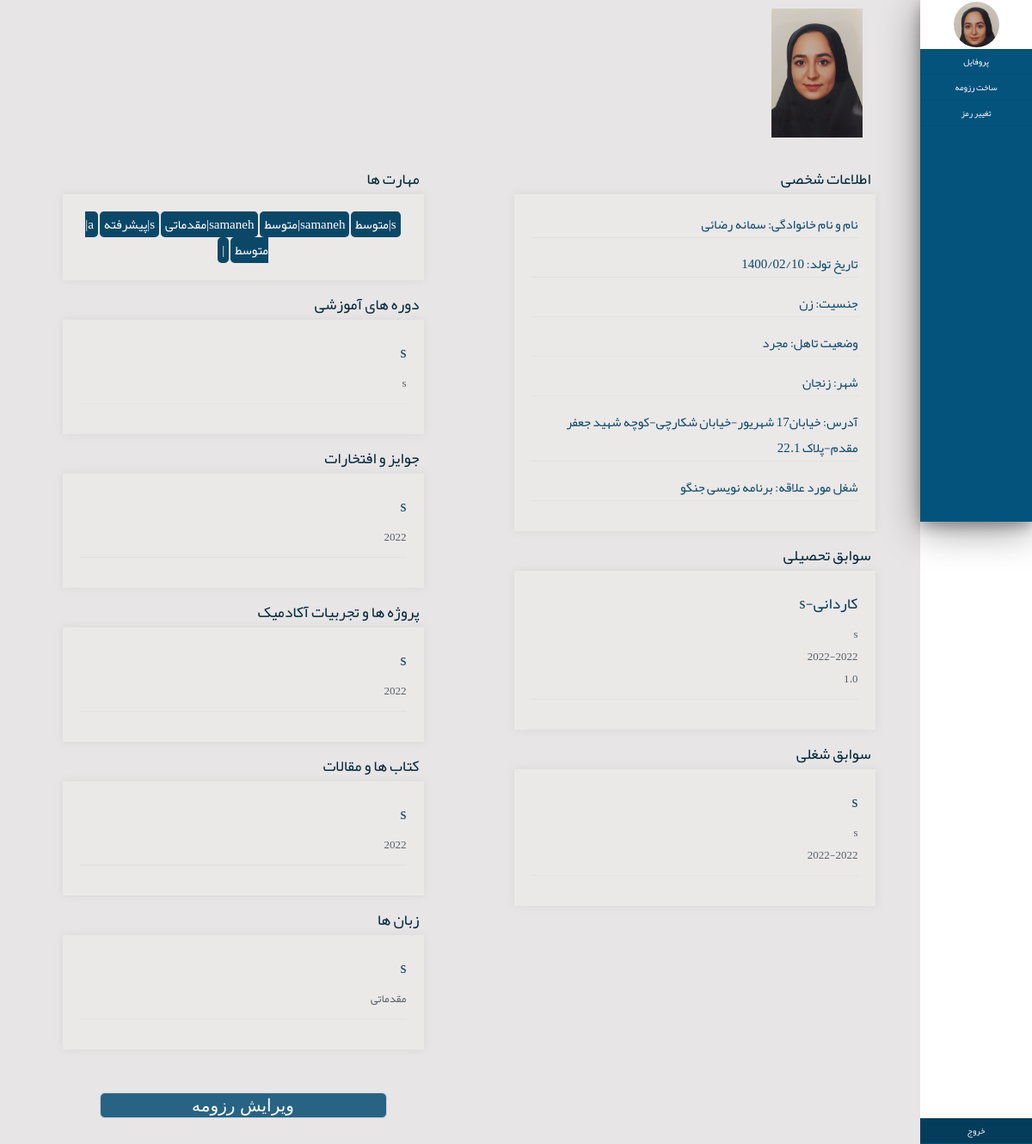
Before: /accounts/resumeprofile/ (signed in) with the older database file.
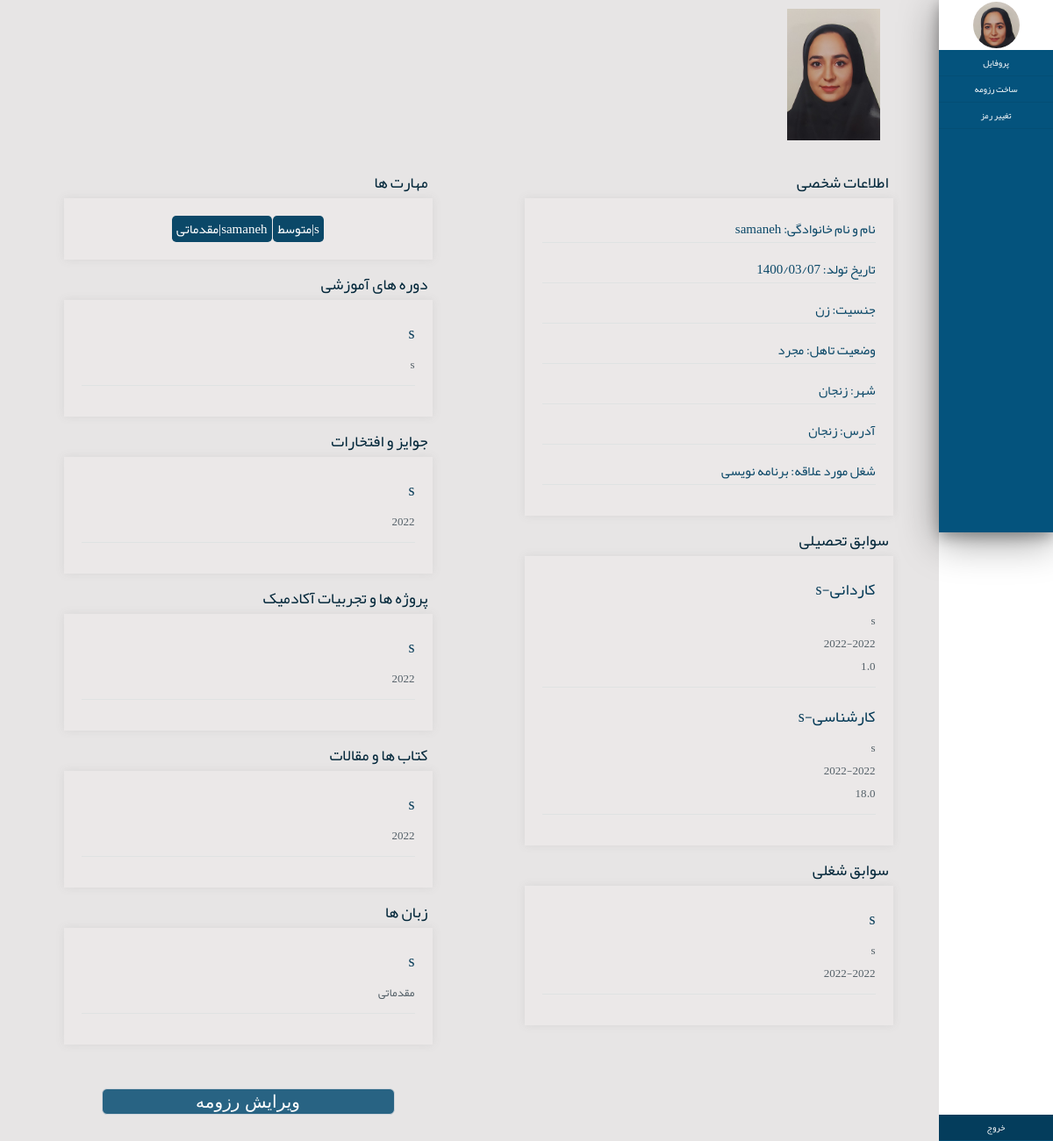
After: the same page with the newer database file.
### accounts/models.py (models this page shows, shortened)
class ProfileModel(models.Model):
    class Meta:
        verbose_name="profiles"
        verbose_name_plural="profiles"
    user=models.OneToOneField(User,on_delete=CASCADE,verbose_name="کاربری",related_name="profile")
    male=1
    female=2
    status_choices=((male,"مرد"),(female,"زن"))
    gender=models.IntegerField(choices=status_choices,verbose_name="جنسیت",null=True)
    single=1
    married=2
    status_choices1=((single,"مجرد"),(married,"متاهل"))
    marital_status=models.IntegerField(choices=status_choices1,verbose_name="وضعیت تاهل",null=True,blank=False)
    city=models.CharField(max_length=100,verbose_name="شهر محل سکونت",null=True,blank=False)
    address=models.CharField(max_length=300,verbose_name="آدرس",null=True,blank=False)
    birthday=models.DateField(verbose_name="تاریخ تولد",null=True,blank=False)
    Expected_Salary=models.IntegerField(verbose_name="حقوق درخواستی",null=True,blank=False)
    intrested_job=models.CharField(max_length=100,verbose_name="شغل مورد علاقه",null=True,blank=False)
    ProfileImage=models.ImageField(upload_to='profileimages/',verbose_name="عکس")

class aducationModel(models.Model):
    class Meta:
        verbose_name="سوابق تحصیلی"
        verbose_name_plural="سوابق تحصیلی"
    aducations = models.ForeignKey(ProfileModel, on_delete=models.CASCADE)
    Associate=1
    Bachelor=2
    Master=3
    phD=4
    status_choices2=((Associate,"کاردانی"),
                    (Bachelor,"کارشناسی"),
                    (Master,"کارشناسی ارشد"),
                    (phD,"دکترا"))
    degree_level=models.IntegerField(choices=status_choices2,verbose_name="مقطع تحصیلی",null=True)
    major=models.CharField(max_length=100,verbose_name="رشته تحصیلی",null=True)
    university=models.CharField(max_length=100,verbose_name="دانشگاه",null=True)
    gpa=models.FloatField(verbose_name="معدل",null=True)
    from_year=models.DateField(verbose_name="سال شروع",null=True)
    to_year=models.DateField(verbose_name="سال پایان",null=True)

class workexperienceModel(models.Model):
    class Meta:
        verbose_name="سوابق شغلی"
        verbose_name_plural="سوابق شغلی"
    jobs = models.ForeignKey(ProfileModel, on_delete=models.CASCADE)
    job_area=models.CharField(max_length=100,null=True,blank=True)
    job_title=models.CharField(max_length=100,verbose_name="عنوان شغل")
    company_name=models.CharField(max_length=100,verbose_name="نام شرکت")
    start_time=models.DateField(verbose_name="تاریخ شروع",null=True)
    end_time=models.DateField(verbose_name="تاریخ پایان",null=True)

class skillsModel(models.Model):
    class Meta:
        verbose_name="مهارت ها"
        verbose_name_plural="مهارت ها"
    skills = models.ForeignKey(ProfileModel, on_delete=models.CASCADE)
    skillname=models.CharField(max_length=100,verbose_name="مهارت")
    Basic=1
    intermidiate=2
    advanced=3
    status_choices=((Basic,"مقدماتی"),
                    (intermidiate,"متوسط"),
                    (advanced,"پیشرفته"))
    levelofskill=models.IntegerField(choices=status_choices,verbose_name="سطح مهارت",null=True)

class coursesModel(models.Model):
    class Meta:
        verbose_name="دوره های آموزشی"
        verbose_name_plural="دوره های آموزشی"
    courses=models.ForeignKey(ProfileModel, on_delete=models.CASCADE)
    coursesname=models.CharField(max_length=300,verbose_name="نام دوره آموزشی")
    institute=models.CharField(max_length=300,verbose_name="نام آموزشگاه")
    certificate=models.URLField(null=True,blank=True)

class awardsModel(models.Model):
    class Meta:
        verbose_name="جوایزو افتخارات"
        verbose_name_plural="جوایزو افتخارات"
    awards=models.ForeignKey(ProfileModel, on_delete=models.CASCADE)
    award_title=models.CharField(max_length=300,verbose_name="عنوان")
    dateofaward=models.DateField(verbose_name="سال")

class projectsModel(models.Model):
    class Meta:
        verbose_name="پروژه ها و تجربیات آکادمیک"
        verbose_name_plural="پروژه ها و تجربیات آکادمیک"
    projects=models.ForeignKey(ProfileModel, on_delete=models.CASCADE)
    project_title=models.CharField(max_length=300,verbose_name="عنوان")
    dateofproject=models.DateField(verbose_name="سال",null=True)

class articlesModel(models.Model):
    class Meta:
        verbose_name="کتاب ها و مقالات"
        verbose_name_plural="کتاب ها و مقالات"
    articles=models.ForeignKey(ProfileModel, on_delete=models.CASCADE)
    article_title=models.CharField(max_length=500,verbose_name="عنوان")
    dateofarticle=models.DateField(verbose_name="سال",null=True)

class languagesModel(models.Model):
    class Meta:
        verbose_name="زبان ها"
        verbose_name_plural="زبان ها"
    languages=models.ForeignKey(ProfileModel, on_delete=models.CASCADE)
    language=models.CharField(max_length=100,verbose_name="زبان")
    Basic=1
    preintermidiate=2
    intermidiate=3
    upperintermidiate=4
    advanced=5
    native=6
    status_choices=((Basic,"مقدماتی"),
                    (preintermidiate,"پایین تر از متوسط"),
                    (intermidiate,"متوسط"),
                    (upperintermidiate,"بالاتر از متوسط"),
                    (advanced,"پیشرفته"),
                    (native,"زبان مادری"),
                    )
    leveloflanguage=models.IntegerField(choices=status_choices,verbose_name="سطح مهارت")

### accounts/views.py (the view)
# urls.py: path('resumeprofile/',views.resumeprofileview),
@login_required
def resumeprofileview(request):
    resumeprofile=request.user.profile
    skill=skillsModel.objects.filter(skills_id=resumeprofile)
    aducation=aducationModel.objects.filter(aducations_id=resumeprofile)
    award=awardsModel.objects.filter(awards_id=resumeprofile)
    article=articlesModel.objects.filter(articles_id=resumeprofile)
    course=coursesModel.objects.filter(courses_id=resumeprofile)
    language=languagesModel.objects.filter(languages_id=resumeprofile)
    project=projectsModel.objects.filter(projects_id=resumeprofile)
    workexperience=workexperienceModel.objects.filter(jobs_id=resumeprofile)
    context={
        "resumeprofile":resumeprofile,
        "skill":skill,
        "aducation":aducation,
        "award":award,
        "article":article,
        "course":course,
        "language":language,
        "project":project,
        "workexperience":workexperience,
    }
    return render(request,"accounts/resumeprofile.html",context)

### accounts/templates/accounts/resumeprofile.html (shortened to what this page needs)
{%load static%}
<!DOCTYPE html>
<html lang="en">
<head>
    <link rel="stylesheet" href="{%static 'css/styless.css'%}">
</head>
<body>
    <body dir="rtl">
        <div class="container bodyy">
            <div class="main_container">
                <div class="nav-md">
                    <div class="shadoww">
                        <div class="navbar nav_title">
                            <div class="navbar circular--portrait" >
                                <img src="{{ resumeprofile.ProfileImage.url }}" alt="...">
                            </div>
                        </div>
                        <div class="sidebarmenu">
                            <div >
                               <div class="side-menu sidbarmenu-contain"><a href="/accounts/profile"  style="text-decoration: none;color:white;">پروفایل</a></div>
                               <div class="side-menu sidbarmenu-contain"><a href="#" style="text-decoration: none;color:white;">ساخت رزومه</a></div>
                               <div class="side-menu sidbarmenu-contain"><a href="/accounts/password" style="text-decoration: none;color:white;">تغییر رمز</a></div>
                               <div class="side-menu sidbarmenu-contain sidebar-bottom"><a href="/accounts/logout" style="text-decoration: none;color:white;">خروج</a></div>
                            </div>
                        </div>
                    </div>
                </div>
            <div class="boxxrtl"  style="min-height: 607px;">
                    <div class="imgbox">
                        <img src="{{ resumeprofile.ProfileImage.url }}" style="width: 100%;align-items: right;">
                    </div>
                    <div  style="width: 40%;float: right;height: 420px ; margin-left: 5%; margin-right: 5%;" >
                        <p class="resumesectiontitle">اطلاعات شخصی</p>
                        <div class="formresume">
                            <p class="profil">نام و نام خانوادگی:&nbsp;{{ resumeprofile.user.get_full_name |default:""}}</p>
                            <p class="profil">تاریخ تولد:&nbsp;{{ resumeprofile.birthday|date:'Y/m/d' }}</p>
                            <p class="profil">جنسیت:&nbsp;{{ resumeprofile.get_gender_display |default:""}}</p>
                            <p class="profil">وضعیت تاهل:&nbsp;{{ resumeprofile.get_marital_status_display|default:"" }}</p>
                            <p class="profil"> شهر:&nbsp;{{ resumeprofile.city |default:""}}</p>
                            <p class="profil">آدرس:&nbsp;{{ resumeprofile.address|default:"" }}</p>
                            <p class="profil">شغل مورد علاقه:&nbsp;{{ resumeprofile.intrested_job |default:""}}</p>
                        </div>
                        <p class="resumesectiontitle">سوابق تحصیلی</p>
                        <div class="formresume">
                            {% for educations in aducation %}
                                <div class="profil">
                                    <p class="subtitle1"> {{educations.get_degree_level_display|default:"" }}-{{ educations.major|default:"" }}</p>
                                    <p class="subtitle2">{{ educations.university|default:"" }}
                                    <br>{{ educations.from_year|default:""|date:'Y' }}-{{ educations.to_year |default:""|date:'Y'}}
                                    <br>{{ educations.gpa|default:"" }}</p>
                                </div>
                            {% endfor%}
                        </div>
                        <p class="resumesectiontitle">سوابق شغلی</p>
                        <div class="formresume">
                            {% for workexperiences in workexperience %}
                            <div class="profil">
                                <p class="subtitle1">{{ workexperiences.job_title |default:""}}</p>
                                    <p class="subtitle2">{{ workexperiences.company_name |default:""}}
                                    <br>{{ workexperiences.start_time |default:""|date:'Y'}}-{{ workexperiences.end_time|default:""|date:'Y' }}
                                    </p>
                            </div>
                            {% endfor %}
                        </div>
                    </div>
                    <div style="width: 40%; float: right;height: 420px ; margin-left: 5%; margin-right: 5%;" >
                        <p class="resumesectiontitle">مهارت ها</p>
                        <div class="formresume" >
                            {% for skills in skill %}
                                <p class="skillprofil">{{ skills.skillname|default:""  }}|{{ skills.get_levelofskill_display|default:""  }}</p>
                            {% endfor %}
                        </div>
                        <p class="resumesectiontitle">دوره های آموزشی</p>
                        <div class="formresume">
                            {% for courses in course %}
                                <div class="profil">
                                    <p class="subtitle1">{{ courses.coursesname|default:"" }}</p>
                                    <p class="subtitle2">{{ courses.institute|default:"" }}
                                    </p>
                                </div>
                            {% endfor %}
                        </div>
                        <p class="resumesectiontitle">جوایز و افتخارات</p>
                        <div class="formresume">
                            {% for awards in award %}
                                <div class="profil">
                                    <p class="subtitle1">{{ awards.award_title |default:""}}</p>
                                    <p class="subtitle2">{{ awards.dateofaward|default:""|date:'Y' }}</p>
                                </div>
                            {% endfor %}
                        </div>
                        <p class="resumesectiontitle">پروژه ها و تجربیات آکادمیک</p>
                        <div class="formresume">
                            {% for projects in project %}
                                <div class="profil">
                                    <p class="subtitle1">{{ projects.project_title |default:""}}</p>
                                    <p class="subtitle2">{{ projects.dateofproject|default:"" |date:'Y'}}
                                    </p>
                                </div>
                            {% endfor %}
                        </div>
                        <p class="resumesectiontitle">کتاب ها و مقالات</p>
                        <div class="formresume">
                            {% for articles in article %}
                                <div class="profil">
                                    <p class="subtitle1">{{ articles.article_title |default:""}}</p>
                                    <p class="subtitle2">{{ articles.dateofarticle|default:"" |date:'Y'}}</p>
                                </div>
                            {% endfor %}
                        </div>
                        <p class="resumesectiontitle">زبان ها</p>
                        <div class="formresume">
                            {% for languages in language %}
                                <div class="profil">
                                    <p class="subtitle1">{{ languages.language|default:"" }}</p>
                                    <p class="subtitle2">{{ languages.get_leveloflanguage_display|default:"" }}</p>
                                </div>
                            {% endfor %}
                        </div>
                        <div style=" display:block; align-content: center;">
                            <a href="/accounts/resumeEdit" >
                                <input type="button" value="ویرایش رزومه" class="btn editsubmit" style="margin-top: 50px;margin-bottom: 30px;"  />
                             </a>
                        </div>
                    </div>
            </div>
        </div>
</body>
</html>

Changed rows visible on the page:
removed skillsModel: skillname "samaneh", levelofskill "متوسط"
removed skillsModel: skillname "s", levelofskill "پیشرفته"
removed skillsModel: skillname "a", levelofskill "متوسط"
changed ProfileModel "زن": user.get_full_name "سمانه رضائی" → "samaneh"; birthday "1400/02/10" → "1400/03/07"; address "خیابان17 شهریور-خیابان شکارچی-کوچه شهید جعفر مقدم-پلاک 22.1" → "زنجان"; intrested_job "برنامه نویسی جنگو" → "برنامه نویسی"
added aducationModel: degree_level "کارشناسی", major "s", university "s", from_year "2022", to_year "2022", gpa "18.0"
